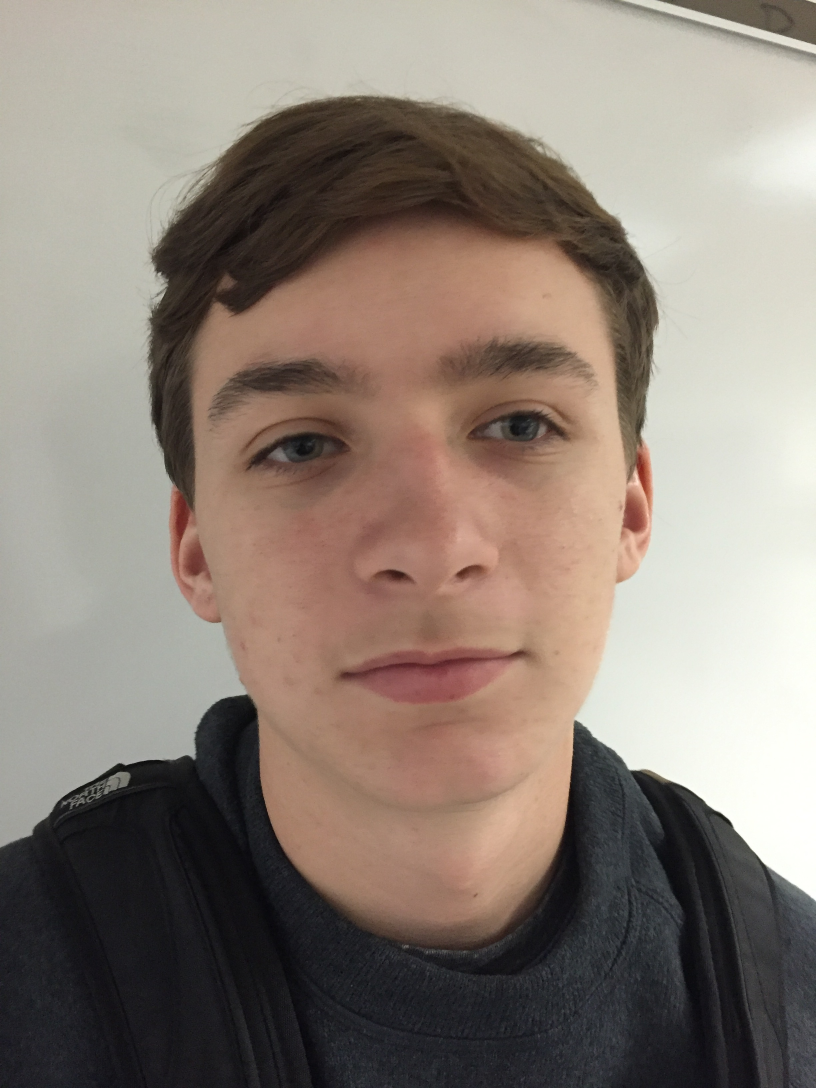
//> input picture OpenCvProjects/FaceRecognition/FaceRecognizer/data/testdata/tom.jpg, 2448 x 3264 px (shown at 1/3 size)
$ ./filefacedetect ../FaceRecognizer/data/testdata/tom.jpg   (built with g++ and OpenCV 4)
//> lines starting //> are read from the running program, lines starting //| are printed output that depends on the picture
#include "opencv2/objdetect/objdetect.hpp"
#include "opencv2/highgui/highgui.hpp"
#include "opencv2/imgproc/imgproc.hpp"
#include "opencv2/core.hpp"
#include "opencv2/face.hpp"

#include <stdio.h>
#include <iostream>
#include <fstream>
#include <sstream>

using namespace std;
using namespace cv;
using namespace cv::face;

/** Function Headers */
void detectAndDisplay( Mat frame );

/** Global variables */
String face_cascade_name = "data/haarcascade_frontalface_alt.xml";
String eyes_cascade_name = "data/haarcascade_eye_tree_eyeglasses.xml";
CascadeClassifier face_cascade;
CascadeClassifier eyes_cascade;
string window_name = "Capture - Face detection";
RNG rng(12345);

/** @function main */
int main( int argc, const char** argv )
{
    Mat frame;

    //-- 1. Load the cascades
    if( !face_cascade.load( face_cascade_name ) ){ printf("--(!)Error loading\n"); return -1; };
    if( !eyes_cascade.load( eyes_cascade_name ) ){ printf("--(!)Error loading\n"); return -1; };

    //frame = imread("data/ballplayers.png");
    frame = imread(argv[1]);
//> frame is the input picture: 3264 rows x 2448 cols, CV_8UC3; mean B, G, R 118.5, 128.1, 140.4
    detectAndDisplay(frame);
    return 0;
}

/** @function detectAndDisplay */
void detectAndDisplay( Mat frame )
{
    std::vector<Rect> faces;
    Mat frame_gray;

    cvtColor( frame, frame_gray, CV_BGR2GRAY );
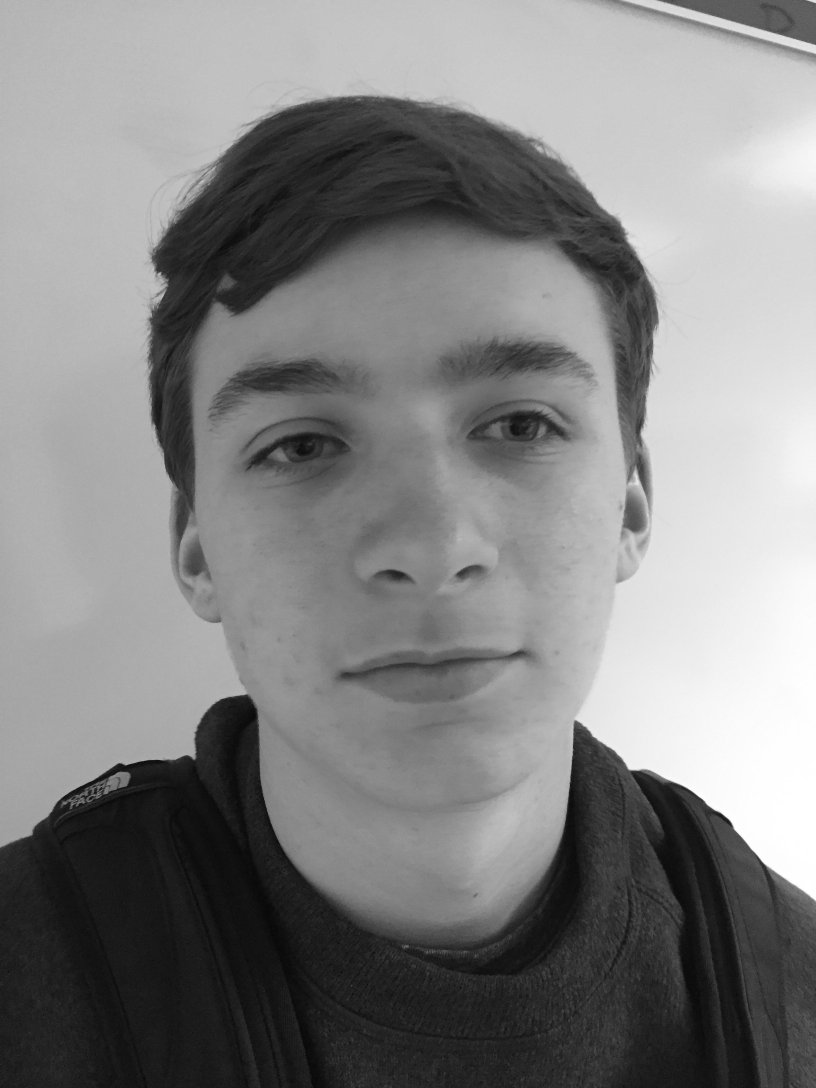
//> frame_gray: 3264 rows x 2448 cols, CV_8UC1 (shown at 1/3 size); min 0, max 255, mean 130.7
    equalizeHist( frame_gray, frame_gray );
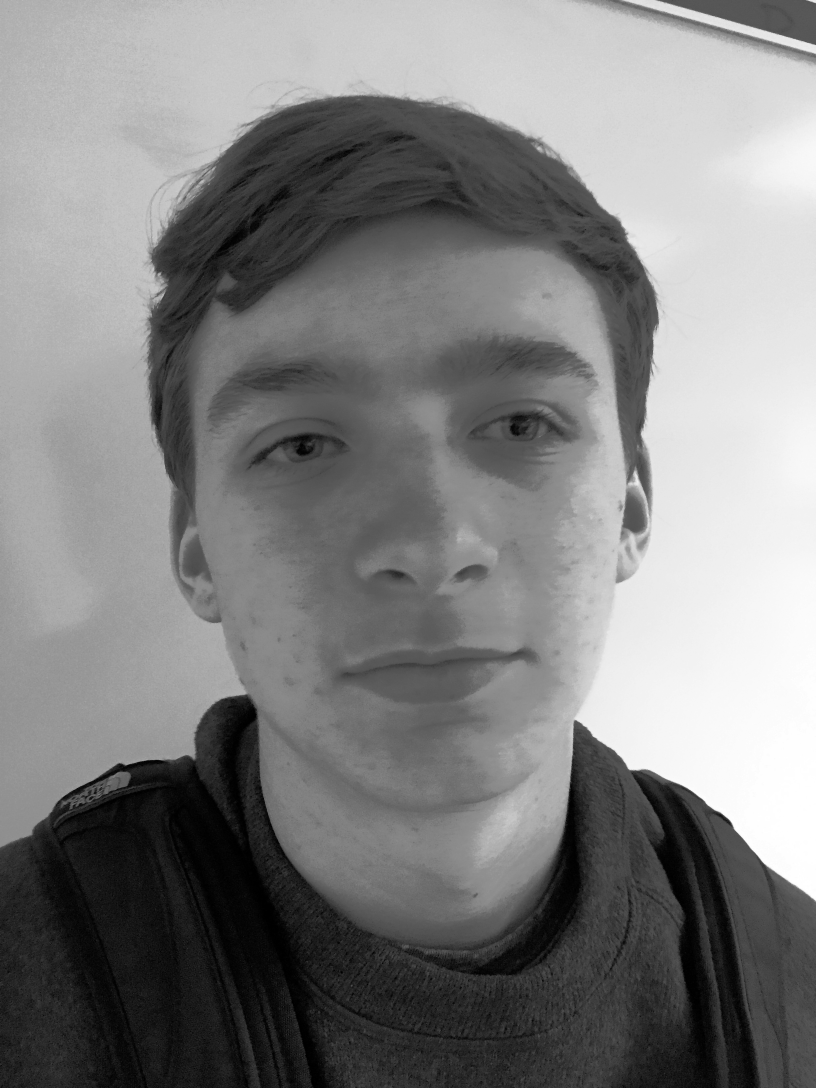
//> frame_gray: 3264 rows x 2448 cols, CV_8UC1 (shown at 1/3 size); min 0, max 255, mean 128.2

    //-- Detect faces
    face_cascade.detectMultiScale( frame_gray, faces, 1.1, 2, 0|CV_HAAR_SCALE_IMAGE, Size(30, 30) );
//> faces = 1 Rect (x, y, width, height): [339, 625, 1821, 1821]

    Ptr<LBPHFaceRecognizer> model = createLBPHFaceRecognizer();
    //Ptr<FaceRecognizer> model = createFisherFaceRecognizer();
    model->load("face_model.yml");
//> (this line was passed over: load is not available in this run)

    for( size_t i = 0; i < faces.size(); i++ ) {
        Point center( faces[i].x + faces[i].width*0.5, faces[i].y + faces[i].height*0.5 );
        //ellipse( frame, center, Size( faces[i].width*0.5, faces[i].height*0.5), 0, 0, 360, Scalar( 255, 0, 255 ), 4, 8, 0 );
        rectangle(frame, faces[i], Scalar(255, 0, 255));

        Mat faceROI = frame_gray(faces[i]);
        std::vector<Rect> eyes;

        //-- In each face, detect eyes
        eyes_cascade.detectMultiScale(faceROI, eyes, 1.1, 2, 0 | CV_HAAR_SCALE_IMAGE, Size(30, 30));

        for (size_t j = 0; j < eyes.size(); j++) {
            Point center(faces[i].x + eyes[j].x + eyes[j].width * 0.5, faces[i].y + eyes[j].y + eyes[j].height * 0.5);
            int radius = cvRound((eyes[j].width + eyes[j].height) * 0.25);
            circle(frame, center, radius, Scalar(255, 0, 0), 4, 8, 0);
        }

        //if (eyes.size() != 0) {

            int width = faces[i].width;
            int height = (450 * width)/320;
            //height: 320/450 = width/x : x=450width/320
            // (width/2) (height/2)
            Rect scaledROI(center.x-(width/2), center.y-(height/2), width, height);

            Mat predROI;

            resize(frame_gray(faces[i]), predROI, Size(320, 450));


            //int predictedLabel = model->predict(predROI);
            int predictedLabel = -1;
            double confidence = 0.0;
//> (the run ends here: the program stops with an error, at `model->predict(predROI, predictedLabel, confidence);`)
